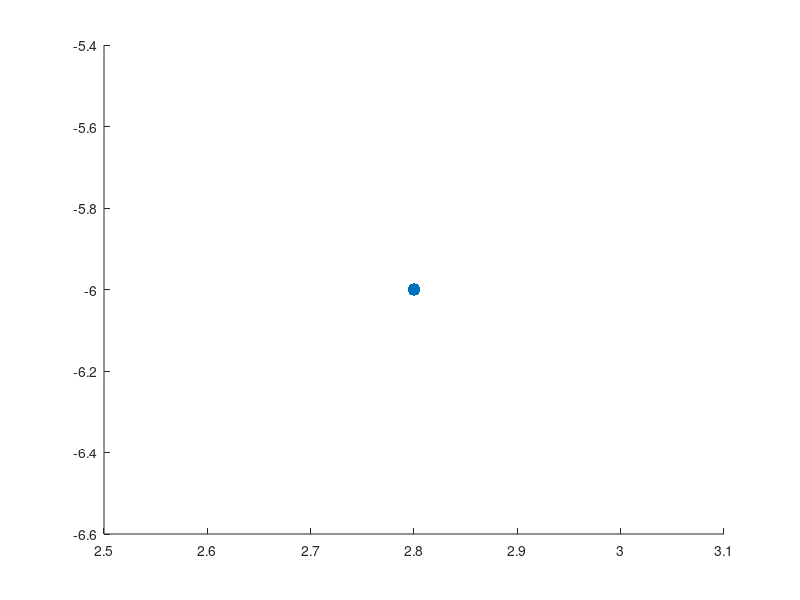

Write the MATLAB code that produced this figure. (Note: this script raises an error after producing the figure.)
Cones = [
    3.883    -3.466
    3.774    -2.478
    3.693    -1.193
    3.436    -0.084
    2.922    1.080
    2.259    2.067
    1.975    -3.574
    1.542    -2.411
    1.502    -1.856
    1.245    -1.261
    0.974    -0.814
    0.257    -0.138
    -1.163    0.484
    1.488    2.649
    0.122    3.596
    -1.055    3.920
    0.825    3.014
    2.043    2.297
    -0.257    0.214
    -1.583    0.660
    -1.975    0.836
];




%% Parameters
robot_pos =  [2.8, -6];  % start roughly below center
robot_heading = pi/2;               % facing upward
max_angle = pi/2;                   % only consider cones within ±90°
step_limit = 200;                   % safety limit
plot_delay = 0.1;                   % seconds between frames

%% Initialize paths
path_center = robot_pos;
path_left = [];
path_right = [];

% Plot start
scatter(robot_pos(1), robot_pos(2), 80, 'go', 'filled');
drawnow;



%% Main Greedy Loop (supports 180° hairpins)
for step = 1:step_limit
    if isempty(Cones)
        break;
    end

    rel = Cones - robot_pos;
    dists = sqrt(sum(rel.^2,2));
    angles = atan2(rel(:,2), rel(:,1)) - robot_heading;
    angles = wrapToPi(angles);

    % Widen field of view — allow cones up to 150° behind
    visible_idx = find(abs(angles) < deg2rad(150));
    if isempty(visible_idx)
        break;
    end

    left_candidates = visible_idx(angles(visible_idx) > 0);
    right_candidates = visible_idx(angles(visible_idx) < 0);
    if isempty(left_candidates) || isempty(right_candidates)
        break;
    end

    best_score = inf;
    best_L = NaN;
    best_R = NaN;
    best_mid = [NaN, NaN];

    for iL = 1:length(left_candidates)
        for iR = 1:length(right_candidates)
            L = Cones(left_candidates(iL), :);
            R = Cones(right_candidates(iR), :);
            mid = (L + R)/2;
            width = norm(L - R);
            dist_mid = norm(mid - robot_pos);

            % Corridor must be realistic
            if width < 0.2 || width > 3.0, continue; end

            % Compute direction to midpoint
            heading_to_mid = atan2(mid(2)-robot_pos(2), mid(1)-robot_pos(1));
            dtheta = abs(wrapToPi(heading_to_mid - robot_heading));

            % Compute "corridor alignment": left–right orientation
            corridor_dir = atan2(L(2)-R(2), L(1)-R(1)) + pi/2;
            d_corridor = abs(wrapToPi(corridor_dir - robot_heading));

            % Penalize misaligned midpoints unless turning is gradual
            heading_penalty = 0.5 * dtheta + 0.5 * d_corridor;

            % Prefer distances in a moderate range (0.3–1.0 m)
            dist_penalty = abs(dist_mid - 0.5);

            score = 1.0*dist_penalty + 1.0*heading_penalty + 0.3*abs(width - 1.0);

            if score < best_score
                best_score = score;
                best_L = left_candidates(iL);
                best_R = right_candidates(iR);
                best_mid = mid;
            end
        end
    end

    if isnan(best_L) || isnan(best_R)
        disp('🚧 No valid corridor found — stopping.');
        break;
    end

    left_cone = Cones(best_L, :);
    right_cone = Cones(best_R, :);
    mid = best_mid;

    % Save path
    path_left = [path_left; left_cone];
    path_right = [path_right; right_cone];
    path_center = [path_center; mid];

    % Smooth heading adjustment — allows 180° turns gradually
    desired_heading = atan2(mid(2)-robot_pos(2), mid(1)-robot_pos(1));
    delta_heading = wrapToPi(desired_heading - robot_heading);
    robot_heading = robot_heading + 0.6 * delta_heading;  % blend turn

    % Adaptive step size — smaller when turning sharply
    turn_factor = 1 - min(abs(delta_heading) / pi, 1);
    step_size = 0.5 * turn_factor + 0.15; % 0.65 straight → 0.15 tight turn

    robot_pos = robot_pos + step_size * [cos(robot_heading), sin(robot_heading)];

    % Remove nearby cones
    rem_dists = sqrt(sum((Cones - robot_pos).^2,2));
    Cones(rem_dists < 0.25, :) = [];

    % Visualization
    clf; hold on; grid on; axis equal;
    title(sprintf('Step %d', step));
    scatter(Cones(:,1), Cones(:,2), 60, [0.8 0.8 0.8], 'filled');
    plot(path_left(:,1), path_left(:,2), 'r-o', 'LineWidth', 2);
    plot(path_right(:,1), path_right(:,2), 'b-o', 'LineWidth', 2);
    plot(path_center(:,1), path_center(:,2), 'k--', 'LineWidth', 2);
    scatter(robot_pos(1), robot_pos(2), 80, 'go', 'filled');
    drawnow;
    pause(plot_delay);
end


%% Final Result
disp('✅ Simulation complete.');
disp('Left path:'); disp(path_left);
disp('Right path:'); disp(path_right);
disp('Centerline:'); disp(path_center);

figure('Name','Final Path','NumberTitle','off');
hold on; axis equal; grid on;
plot(path_left(:,1), path_left(:,2), 'r-o', 'LineWidth', 2);
plot(path_right(:,1), path_right(:,2), 'b-o', 'LineWidth', 2);
plot(path_center(:,1), path_center(:,2), 'k--', 'LineWidth', 2);
scatter(path_center(1,1), path_center(1,2), 100, 'go', 'filled');
title('Greedy Centerline Path Simulation');
legend('Left cones','Right cones','Centerline','Robot start');
